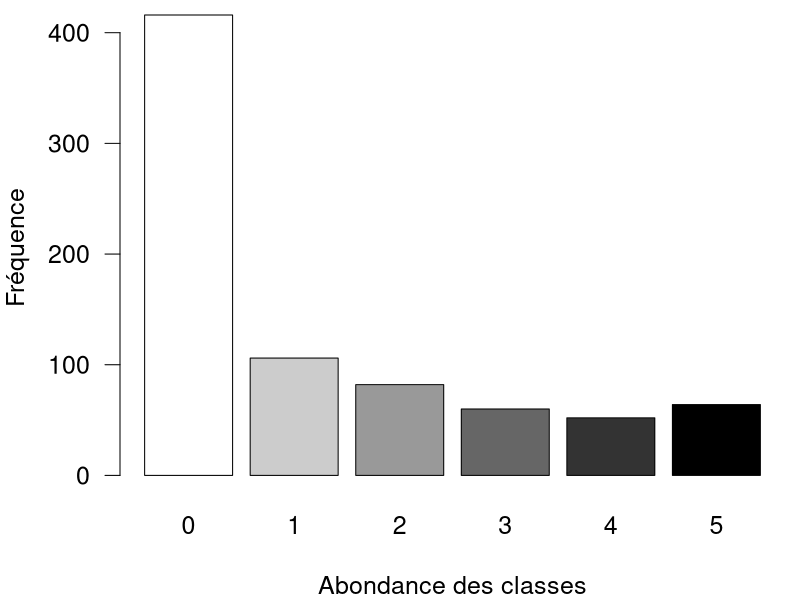
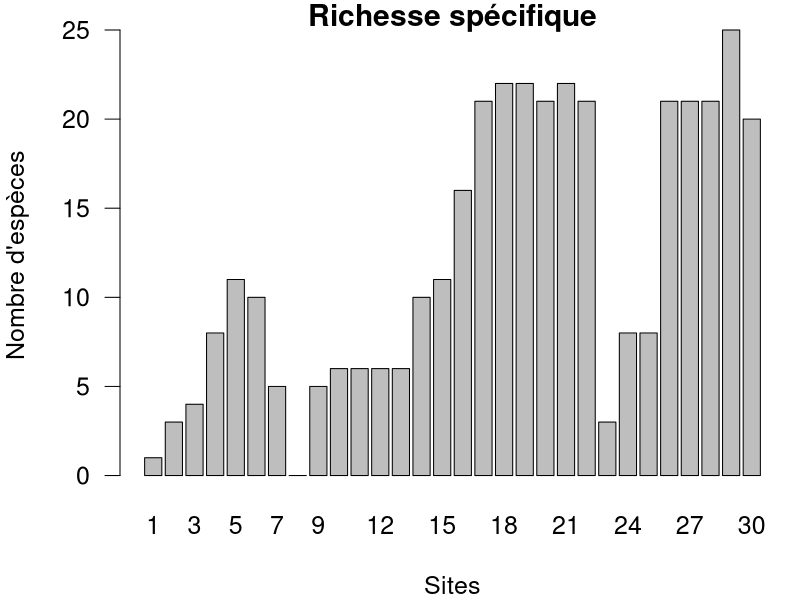
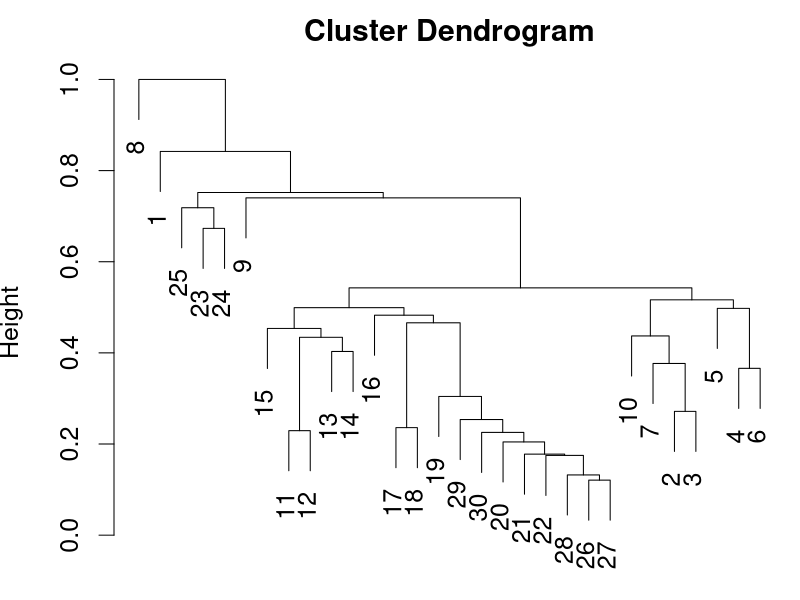
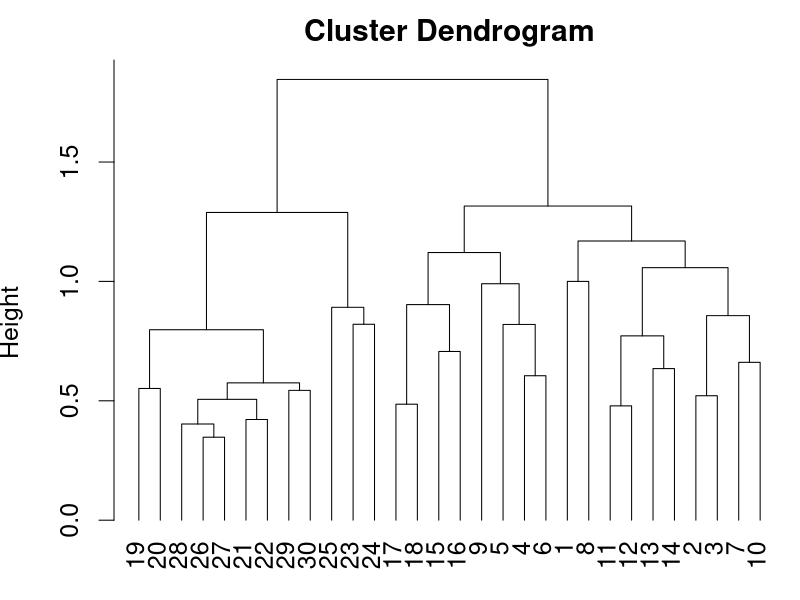
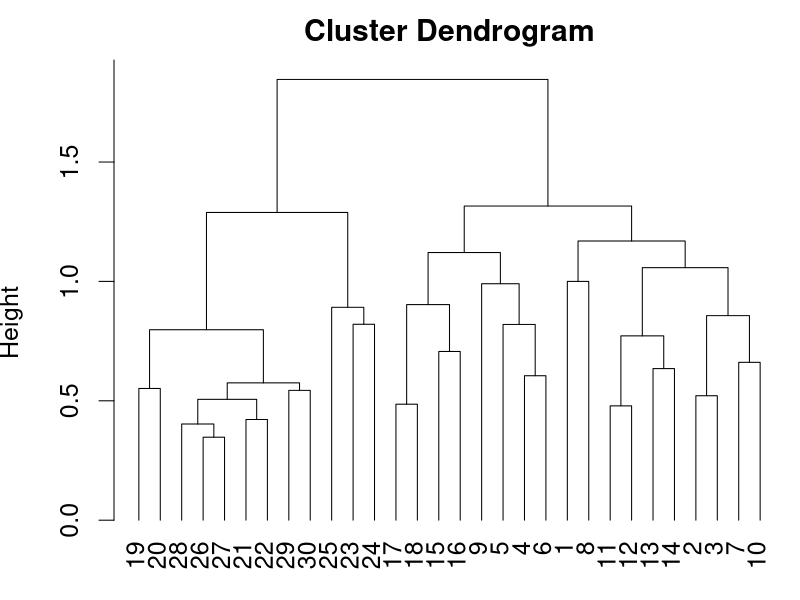
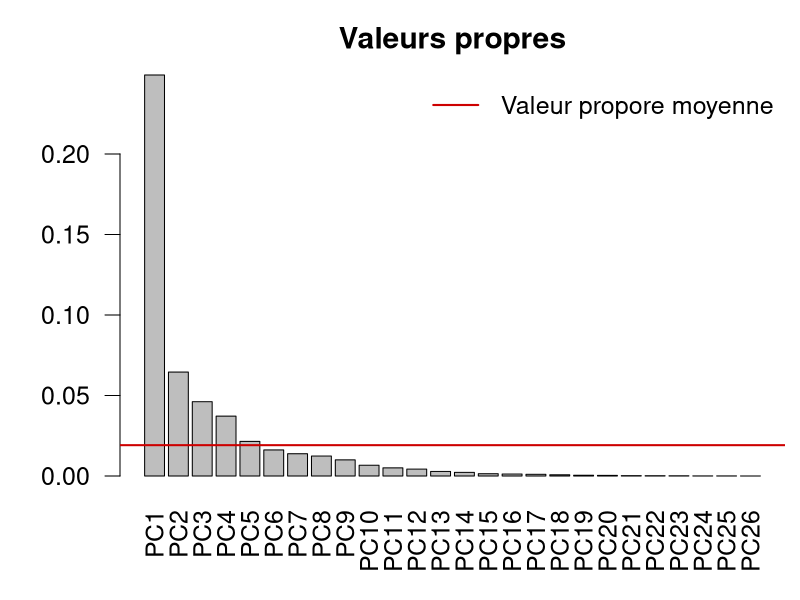
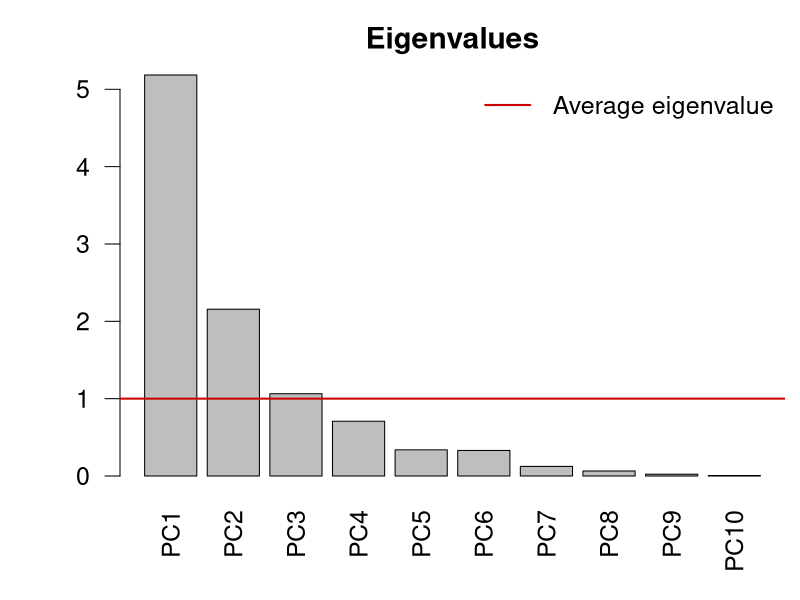
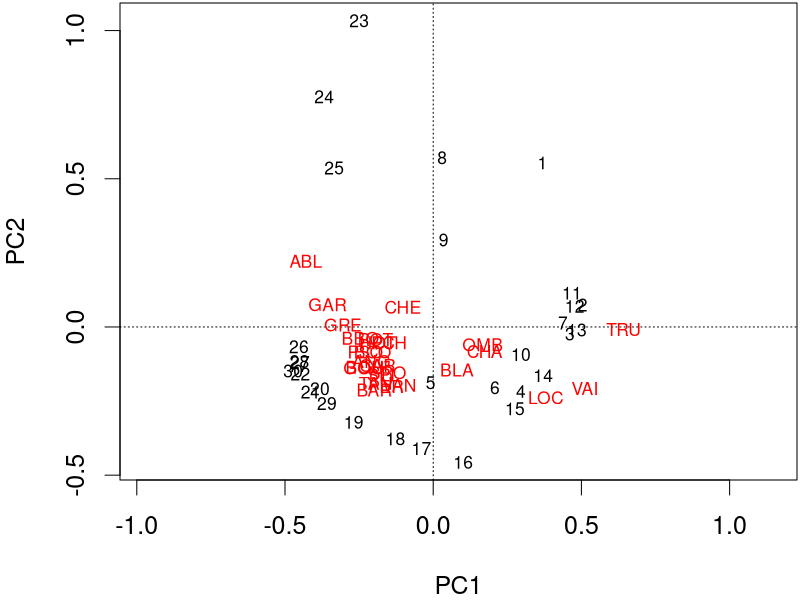

Source code (R) for these figures, in order:
## ---- chunk 1
## Setup for your presentation
knitr::opts_chunk$set(
  eval = T,
  cache = T,
  comment = "#",
  collapse = TRUE,
  warning = FALSE,
  message = FALSE,
  fig.width=5, fig.height=5,
  fig.align = 'center'
)
## ---- chunk 2
options(repos=structure(c(CRAN="http://cran.r-project.org")))
## ---- chunk 3
if (!require(vegan)) install.packages("vegan")
library(vegan)
if (!require(ape)) install.packages("ape")
library(ape)
if (!require(gclus)) install.packages("gclus")
library(gclus)
## ---- chunk 4
spe <- read.csv("data/doubsspe.csv", row.names = 1)
spe <-  spe[-8] # supprimer le site vide
## ---- chunk 5
env <- read.csv("data/doubsenv.csv", row.names = 1)
env <- env[-8] # remove site with no data
## ---- chunk 6
head(spe) # 6 premières lignes
## ---- chunk 7
par(mar = c(4,4,.5,.5), cex = 1.5)
ab <- table(unlist(spe))
barplot(ab, las = 1, col = grey(5:0/5),
        xlab = "Abondance des classes", ylab = "Fréquence")
## ---- chunk 8
sum(spe == 0)
## ---- chunk 9
sum(spe == 0)/(nrow(spe)*ncol(spe))
## ---- chunk 10
par(mar = c(4,4,1,.5), cex = 1.5)
site.pre <- rowSums(spe > 0)
barplot(site.pre, main = "Richesse spécifique",
        xlab = "Sites", ylab = "Nombre d'espèces",
        col = "grey ", las = 1)
## ---- chunk 11
spec.pa <- decostand(spe,method = "pa")
## ---- chunk 12
spec.hel <- decostand(spe,method = "hellinger")
spec.chi <- decostand(spe,method = "chi.square")
## ---- chunk 13
spe.pa <- decostand(spe,method = "log")
## ---- chunk 14
head(env) # first 6 rows
## ---- chunk 15
?decostand
env.z <- decostand(env, method = "standardize")
## ---- chunk 16
apply(env.z, 2, mean)
apply(env.z, 2, sd)
## ---- chunk 17
spe.db.pa <- vegdist(spe, method = "bray")
## ---- chunk 18
par(mar=c(.5,3.8,2,.5), cex = 1.5)
spe.dhe1 <- vegdist(spec.hel, method = "euclidean")
spe.dhe1.single <- hclust(spe.dhe1, method = "single")
plot(spe.dhe1.single)
## ---- chunk 19
par(mar=c(.5,3.8,2,.5), cex = 1.5)
spe.dhel.ward <- hclust(spe.dhe1, method = "ward.D2")
spe.dhel.ward$height <- sqrt(spe.dhel.ward$height)
plot(spe.dhel.ward, hang = -1) # hang = -1 aligns objects at the same level
## ---- chunk 20
par(mar=c(.5,3.8,2,.5), cex = 1.5)
plot(spe.dhel.ward, hang = -1) # hang = -1 permet d'afficher les objets sur la même ligne
## ---- chunk 21
spe.h.pca <- rda(spec.hel)

summary(spe.h.pca)
## ---- chunk 22
summary(spe.h.pca, display = NULL)
## ---- chunk 23
eigen(cov(spec.hel))
## ---- chunk 24
spe.scores <- scores(spe.h.pca,
                     display = "species",
                     choices = c(1,2))
## ---- chunk 25
site.scores <- scores(spe.h.pca,
                      display = "sites",
                      choices = c(1,2))
## ---- chunk 26
ev <- spe.h.pca$CA$eig
## ---- chunk 27
ev[ev>mean(ev)]
## ---- chunk 28
par(mar=c(4,4,2.5,.5), cex = 1.5)
n <- length(ev)
barplot(ev, main = "Valeurs propres", col = "grey", las = 2)
abline(h = mean(ev), col = "red3", lwd = 2)
legend("topright", "Valeur propore moyenne",
       lwd = 2, col = "red3" , bty = "n")
## ---- chunk 29
env.pca <- rda(env.z)
summary(env.pca, scaling  = 2) # default
## ---- chunk 30
ev <- env.pca$CA$eig
## ---- chunk 31
ev[ev>mean(ev)]
## ---- chunk 32
par(mar=c(4,4,2.5,.5), cex = 1.5)
n <- length(ev)
barplot(ev, main = "Eigenvalues", col = "grey", las = 2)
abline(h = mean(ev), col = "red3", lwd = 2)
legend("topright", "Average eigenvalue",
       lwd = 2, col = "red3" , bty = "n")
## ---- chunk 33
par(mar=c(4,4,.1,.1), cex = 1.5)
plot(spe.h.pca)
## ---- chunk 34
par(mar = c(4,4,0.05,0.05), cex = 1.2)
biplot(spe.h.pca)
## ---- chunk 35
par(mar = c(4,4,0.05,0.05), cex = 1.2)
plot(spe.h.pca, scaling  = 1, type = "none",
     xlab = c("PC1 (%)", round(spe.h.pca$CA$eig[1]/sum(spe.h.pca$CAeig)*100,2)),
     ylab = c("PC2 (%)", round(spe.h.pca$CA$eig[2]/sum(spe.h.pca$CA$eig)*100,2)))
points(scores(spe.h.pca, display = "sites", choices = c(1,2), scaling = 1),
       pch=21, col = "black", bg = "steelblue" , cex  = 1.2)
text(scores(spe.h.pca, display="species", choices=c(1), scaling = 1),
     scores(spe.h.pca, display = "species", choices = c(2), scaling = 1),
     labels=rownames(scores(spe.h.pca, display = "species", scaling = 1)),
     col = "red", cex = 0.8)
spe.cs <- scores(spe.h.pca, choices = 1:2, scaling = 1 , display = "sp")
arrows(0,0,spe.cs[,1], spe.cs[,2], length = 0)
## ---- chunk 36
data(mite)
## ---- chunk 37
mite.spe.hel <- decostand(mite, method = "hellinger")

mite.spe.h.pca <- rda(mite.spe.hel)
## ---- chunk 38
par(mar=c(4,4,2,1), cex = 1.2)
ev <- mite.spe.h.pca$CA$eig
n <- length(ev)
barplot(ev, main = "Valeurs propres", col = "grey", las = 2)
abline(h = mean(ev), col = "red3", lwd = 2)
legend("topright", "Valeur propre moyenne", lwd = 2, col = "red3", bty = "n")
## ---- chunk 39
par(mar = c(4,4,0.05,0.05), cex = 1.5)
biplot(mite.spe.h.pca, col = c("red3", "grey15"))
## ---- chunk 40
spe.ca <- cca(spe[-8,])
# prend seulement les colonnes dont rowsums est > à 0.

## ---- chunk 41
summary(spe.ca)
## ---- chunk 42
mite.spe <- mite
## ---- chunk 43
mite.spe.ca <- cca(mite.spe)
## ---- chunk 44
par(mar=c(4,4,2,1), cex = 1.2)
ev <- mite.spe.ca$CA$eig
n <- length(ev)
barplot(ev, main = "Valeurs propres", col = "grey", las = 2)
abline(h = mean(ev), col = "red3", lwd = 2)
legend("topright", "Valeur propre moyenne", lwd = 2, col = "red3", bty = "n")
## ---- chunk 45
spe.h.pcoa <- pcoa(dist(spec.hel))
summary(spe.h.pcoa)
## ---- chunk 46
biplot.pcoa(spe.h.pcoa, spec.hel)
## ---- chunk 47
spe.bray.pcoa <- pcoa(spe.db.pa)
# spe.bray.pcoa
## ---- chunk 48
spe.bray.pcoa <- pcoa(spe.db.pa, correction = "cailliez")
# spe.bray.pcoa
## ---- chunk 49
par(mar=c(3,3,.5,1), cex = 1.2)
biplot.pcoa(spe.bray.pcoa)
## ---- chunk 50
mite.spe.hel <- decostand(mite.spe, method = "hellinger")
## ---- chunk 51
mite.spe.h.pcoa <- pcoa(dist(mite.spe.hel))
## ---- chunk 52
biplot.pcoa(mite.spe.h.pcoa, mite.spe.hel)
## ---- chunk 53
spe.nmds <- metaMDS(spe, distance = 'bray', k = 2)
## ---- chunk 54
spe.nmds$stress
stressplot(spe.nmds, main = "Shepard plot")
